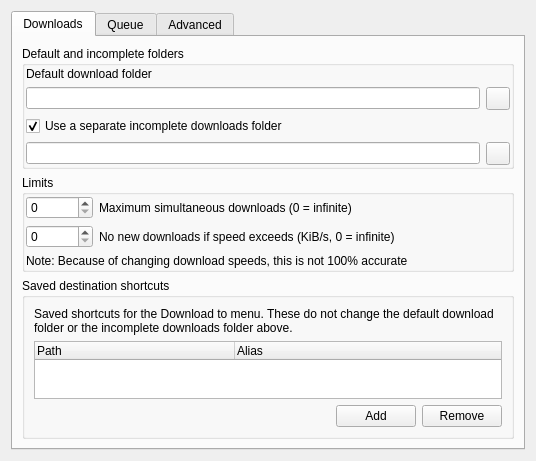
<?xml version="1.0" encoding="UTF-8"?>
<ui version="4.0">
 <class>UISettingsDownloads</class>
 <widget class="QWidget" name="UISettingsDownloads">
  <property name="geometry">
   <rect>
    <x>0</x>
    <y>0</y>
    <width>536</width>
    <height>448</height>
   </rect>
  </property>
  <property name="windowTitle">
   <string notr="true"/>
  </property>
  <layout class="QGridLayout" name="gridLayout_5">
   <item row="0" column="1">
    <widget class="QTabWidget" name="tabWidget">
     <property name="sizePolicy">
      <sizepolicy hsizetype="Preferred" vsizetype="Preferred">
       <horstretch>0</horstretch>
       <verstretch>0</verstretch>
      </sizepolicy>
     </property>
     <property name="currentIndex">
      <number>0</number>
     </property>
     <widget class="QWidget" name="tab">
      <attribute name="title">
       <string>Downloads</string>
      </attribute>
      <layout class="QVBoxLayout" name="verticalLayout">
       <item>
        <widget class="QGroupBox" name="groupBox">
         <property name="title">
          <string>Default and incomplete folders</string>
         </property>
         <layout class="QGridLayout" name="gridLayout_2">
          <property name="leftMargin">
           <number>1</number>
          </property>
          <property name="topMargin">
           <number>1</number>
          </property>
          <property name="rightMargin">
           <number>1</number>
          </property>
          <property name="bottomMargin">
           <number>1</number>
          </property>
          <item row="1" column="0">
           <widget class="LineEdit" name="lineEdit_DLDIR"/>
          </item>
          <item row="3" column="0">
           <widget class="LineEdit" name="lineEdit_UNF_DL_DIR"/>
          </item>
          <item row="0" column="0">
           <widget class="QLabel" name="label">
            <property name="text">
             <string>Default download folder</string>
            </property>
           </widget>
          </item>
          <item row="2" column="0">
           <widget class="QCheckBox" name="checkBox_NO_USE_TEMP_DIR">
            <property name="text">
             <string>Use a separate incomplete downloads folder</string>
            </property>
            <property name="checked">
             <bool>true</bool>
            </property>
           </widget>
          </item>
          <item row="1" column="1">
           <widget class="QToolButton" name="toolButton_BROWSE">
            <property name="maximumSize">
             <size>
              <width>24</width>
              <height>16777215</height>
             </size>
            </property>
            <property name="text">
             <string/>
            </property>
           </widget>
          </item>
          <item row="3" column="1">
           <widget class="QToolButton" name="toolButton_BROWSE1">
            <property name="maximumSize">
             <size>
              <width>24</width>
              <height>16777215</height>
             </size>
            </property>
            <property name="text">
             <string/>
            </property>
           </widget>
          </item>
         </layout>
        </widget>
       </item>
       <item>
        <widget class="QGroupBox" name="groupBox_2">
         <property name="title">
          <string>Limits</string>
         </property>
         <layout class="QGridLayout" name="gridLayout_4">
          <property name="leftMargin">
           <number>1</number>
          </property>
          <property name="topMargin">
           <number>1</number>
          </property>
          <property name="rightMargin">
           <number>1</number>
          </property>
          <property name="bottomMargin">
           <number>1</number>
          </property>
          <item row="1" column="0">
           <widget class="QSpinBox" name="spinBox_NONEWDL">
            <property name="toolTip">
             <string>This is another method of limiting simultaneous downloads,
designed to prevent new downloads if your existing downloads
exceed a specific threshold. It's measured in kibibytes per second,
and a value of zero will disable this limit.</string>
            </property>
            <property name="maximum">
             <number>100000</number>
            </property>
           </widget>
          </item>
          <item row="0" column="0">
           <widget class="QSpinBox" name="spinBox_MAXDL">
            <property name="toolTip">
             <string>This limits the number of simultaneous downloads.
A value of 0 means no limit.</string>
            </property>
           </widget>
          </item>
          <item row="0" column="1">
           <widget class="QLabel" name="label_3">
            <property name="sizePolicy">
             <sizepolicy hsizetype="Expanding" vsizetype="Preferred">
              <horstretch>0</horstretch>
              <verstretch>0</verstretch>
             </sizepolicy>
            </property>
            <property name="text">
             <string>Maximum simultaneous downloads (0 = infinite)</string>
            </property>
            <property name="wordWrap">
             <bool>true</bool>
            </property>
           </widget>
          </item>
          <item row="1" column="1">
           <widget class="QLabel" name="label_4">
            <property name="sizePolicy">
             <sizepolicy hsizetype="Expanding" vsizetype="Preferred">
              <horstretch>0</horstretch>
              <verstretch>0</verstretch>
             </sizepolicy>
            </property>
            <property name="text">
             <string>No new downloads if speed exceeds (KiB/s, 0 = infinite)</string>
            </property>
            <property name="wordWrap">
             <bool>true</bool>
            </property>
           </widget>
          </item>
          <item row="2" column="0" colspan="2">
           <widget class="QLabel" name="label_5">
            <property name="text">
             <string>Note: Because of changing download speeds, this is not 100% accurate</string>
            </property>
            <property name="wordWrap">
             <bool>true</bool>
            </property>
           </widget>
          </item>
         </layout>
        </widget>
       </item>
       <item>
        <widget class="QGroupBox" name="groupBox_DOWNLOADTO">
         <property name="title">
          <string>Saved destination shortcuts</string>
         </property>
         <layout class="QGridLayout" name="gridLayout_6">
          <item row="0" column="0">
           <widget class="QLabel" name="label_DOWNLOADTO_HELP">
            <property name="text">
             <string>Saved shortcuts for the Download to menu. These do not change the default download folder or the incomplete downloads folder above.</string>
            </property>
            <property name="wordWrap">
             <bool>true</bool>
            </property>
           </widget>
          </item>
          <item row="1" column="0">
           <widget class="QTreeWidget" name="treeWidget">
            <property name="sizePolicy">
             <sizepolicy hsizetype="Expanding" vsizetype="Expanding">
              <horstretch>0</horstretch>
              <verstretch>0</verstretch>
             </sizepolicy>
            </property>
            <property name="minimumSize">
             <size>
              <width>0</width>
              <height>0</height>
             </size>
            </property>
            <property name="editTriggers">
             <set>QAbstractItemView::NoEditTriggers</set>
            </property>
            <property name="rootIsDecorated">
             <bool>false</bool>
            </property>
            <property name="itemsExpandable">
             <bool>false</bool>
            </property>
            <property name="expandsOnDoubleClick">
             <bool>false</bool>
            </property>
            <property name="columnCount">
             <number>2</number>
            </property>
            <attribute name="headerCascadingSectionResizes">
             <bool>true</bool>
            </attribute>
            <attribute name="headerMinimumSectionSize">
             <number>50</number>
            </attribute>
            <attribute name="headerDefaultSectionSize">
             <number>200</number>
            </attribute>
            <column>
             <property name="text">
              <string>Path</string>
             </property>
            </column>
            <column>
             <property name="text">
              <string>Alias</string>
             </property>
            </column>
           </widget>
          </item>
          <item row="2" column="0">
           <layout class="QHBoxLayout" name="horizontalLayout_DOWNLOADTO_BUTTONS">
            <item>
             <spacer name="horizontalSpacer_DOWNLOADTO_BUTTONS">
              <property name="orientation">
               <enum>Qt::Horizontal</enum>
              </property>
              <property name="sizeHint" stdset="0">
               <size>
                <width>40</width>
                <height>20</height>
               </size>
              </property>
             </spacer>
            </item>
            <item>
             <widget class="QPushButton" name="pushButton_DOWNLOADTO_ADD">
              <property name="text">
               <string>Add</string>
              </property>
             </widget>
            </item>
            <item>
             <widget class="QPushButton" name="pushButton_DOWNLOADTO_REMOVE">
              <property name="text">
               <string>Remove</string>
              </property>
             </widget>
            </item>
           </layout>
          </item>
         </layout>
        </widget>
       </item>
      </layout>
     </widget>
     <widget class="QWidget" name="tab_3">
      <attribute name="title">
       <string>Queue</string>
      </attribute>
      <layout class="QGridLayout" name="gridLayout_7">
       <item row="0" column="0">
        <widget class="QGroupBox" name="groupBox_4">
         <property name="title">
          <string>Auto-priority settings</string>
         </property>
         <layout class="QGridLayout" name="gridLayout_8">
          <property name="leftMargin">
           <number>1</number>
          </property>
          <property name="topMargin">
           <number>1</number>
          </property>
          <property name="rightMargin">
           <number>1</number>
          </property>
          <property name="bottomMargin">
           <number>1</number>
          </property>
          <item row="0" column="1">
           <widget class="QSpinBox" name="spinBox_HTPMAX">
            <property name="toolTip">
             <string>Files with the same or under the entered size
will be set to Highest as priority. (default: 64 KiB)</string>
            </property>
            <property name="maximum">
             <number>10000</number>
            </property>
           </widget>
          </item>
          <item row="0" column="4">
           <widget class="QSpinBox" name="spinBox_HPMAX">
            <property name="toolTip">
             <string>Files with the same or under the entered size, but above Highest
prio max size, will be set to High as priority. (default: 0 KiB)</string>
            </property>
            <property name="maximum">
             <number>10000</number>
            </property>
           </widget>
          </item>
          <item row="1" column="1">
           <widget class="QSpinBox" name="spinBox_NPMAX">
            <property name="toolTip">
             <string>Files with the same or under the entered size, but above Highest and
High prio max size, will be set to Normal as priority. (default: 0 KiB)</string>
            </property>
            <property name="maximum">
             <number>10000</number>
            </property>
           </widget>
          </item>
          <item row="1" column="4">
           <widget class="QSpinBox" name="spinBox_LPMAX">
            <property name="toolTip">
             <string>Files with the same or under the entered size, but above Highest, High
and Normal prio max size, will be set to Low as priority. (default: 0 KiB)</string>
            </property>
            <property name="maximum">
             <number>10000</number>
            </property>
           </widget>
          </item>
          <item row="0" column="0">
           <widget class="QLabel" name="label_7">
            <property name="sizePolicy">
             <sizepolicy hsizetype="Expanding" vsizetype="Preferred">
              <horstretch>0</horstretch>
              <verstretch>0</verstretch>
             </sizepolicy>
            </property>
            <property name="text">
             <string>Highest priority max size (KiB)</string>
            </property>
            <property name="wordWrap">
             <bool>true</bool>
            </property>
           </widget>
          </item>
          <item row="0" column="3">
           <widget class="QLabel" name="label_9">
            <property name="sizePolicy">
             <sizepolicy hsizetype="Expanding" vsizetype="Preferred">
              <horstretch>0</horstretch>
              <verstretch>0</verstretch>
             </sizepolicy>
            </property>
            <property name="text">
             <string>High priority max size (KiB)</string>
            </property>
            <property name="wordWrap">
             <bool>true</bool>
            </property>
           </widget>
          </item>
          <item row="1" column="0">
           <widget class="QLabel" name="label_8">
            <property name="sizePolicy">
             <sizepolicy hsizetype="Expanding" vsizetype="Preferred">
              <horstretch>0</horstretch>
              <verstretch>0</verstretch>
             </sizepolicy>
            </property>
            <property name="text">
             <string>Normal priority max size (KiB)</string>
            </property>
            <property name="wordWrap">
             <bool>true</bool>
            </property>
           </widget>
          </item>
          <item row="1" column="3">
           <widget class="QLabel" name="label_10">
            <property name="sizePolicy">
             <sizepolicy hsizetype="Expanding" vsizetype="Preferred">
              <horstretch>0</horstretch>
              <verstretch>0</verstretch>
             </sizepolicy>
            </property>
            <property name="text">
             <string>Low priority max size (KiB)</string>
            </property>
            <property name="wordWrap">
             <bool>true</bool>
            </property>
           </widget>
          </item>
          <item row="0" column="2">
           <spacer name="horizontalSpacer">
            <property name="orientation">
             <enum>Qt::Horizontal</enum>
            </property>
            <property name="sizeType">
             <enum>QSizePolicy::Preferred</enum>
            </property>
            <property name="sizeHint" stdset="0">
             <size>
              <width>5</width>
              <height>20</height>
             </size>
            </property>
           </spacer>
          </item>
         </layout>
        </widget>
       </item>
       <item row="1" column="0">
        <widget class="QGroupBox" name="groupBox_5">
         <property name="title">
          <string>Auto-drop settings</string>
         </property>
         <layout class="QGridLayout" name="gridLayout_9">
          <property name="leftMargin">
           <number>1</number>
          </property>
          <property name="topMargin">
           <number>1</number>
          </property>
          <property name="rightMargin">
           <number>1</number>
          </property>
          <property name="bottomMargin">
           <number>1</number>
          </property>
          <item row="0" column="1">
           <widget class="QSpinBox" name="spinBox_DROPSB">
            <property name="toolTip">
             <string>If the download speed of a file is below the entered value,
the source will be dropped. (default: 1024 B/s)</string>
            </property>
            <property name="maximum">
             <number>1000000</number>
            </property>
           </widget>
          </item>
          <item row="0" column="4">
           <widget class="QSpinBox" name="spinBox_CHECKEVERY">
            <property name="toolTip">
             <string>Check every x second(s) if the source is slow. (default: 10 s)</string>
            </property>
            <property name="maximum">
             <number>1000</number>
            </property>
           </widget>
          </item>
          <item row="1" column="1">
           <widget class="QSpinBox" name="spinBox_MINELAPSED">
            <property name="toolTip">
             <string>Amount of time (in seconds) that has to pass since the download
started before a source can be dropped. (default: 15 s)</string>
            </property>
            <property name="maximum">
             <number>1000</number>
            </property>
           </widget>
          </item>
          <item row="1" column="4">
           <widget class="QSpinBox" name="spinBox_MAXINACT">
            <property name="toolTip">
             <string>This is the maximal time since the last chunk of data for
the file was received. It is meant to improve speed measurement
accuracy and to prevent dropping sources that are going to be
disconnected only because of their current inactivity. (default: 10 s)</string>
            </property>
            <property name="maximum">
             <number>1000</number>
            </property>
           </widget>
          </item>
          <item row="2" column="1">
           <widget class="QSpinBox" name="spinBox_MINSRCONLINE">
            <property name="toolTip">
             <string>Minimum amount of sources before any sources
will be dropped. (default: 1)</string>
            </property>
            <property name="maximum">
             <number>1000</number>
            </property>
           </widget>
          </item>
          <item row="2" column="4">
           <widget class="QSpinBox" name="spinBox_MINFSZ">
            <property name="toolTip">
             <string>Minimum filesize before sources will be dropped (in KiB). (default: 0 KiB)</string>
            </property>
            <property name="maximum">
             <number>100000</number>
            </property>
           </widget>
          </item>
          <item row="0" column="0">
           <widget class="QLabel" name="label_11">
            <property name="sizePolicy">
             <sizepolicy hsizetype="Expanding" vsizetype="Preferred">
              <horstretch>0</horstretch>
              <verstretch>0</verstretch>
             </sizepolicy>
            </property>
            <property name="text">
             <string>Drop sources below (B/s)</string>
            </property>
            <property name="wordWrap">
             <bool>true</bool>
            </property>
           </widget>
          </item>
          <item row="0" column="3">
           <widget class="QLabel" name="label_12">
            <property name="sizePolicy">
             <sizepolicy hsizetype="Expanding" vsizetype="Preferred">
              <horstretch>0</horstretch>
              <verstretch>0</verstretch>
             </sizepolicy>
            </property>
            <property name="text">
             <string>Check every (s)</string>
            </property>
            <property name="wordWrap">
             <bool>true</bool>
            </property>
           </widget>
          </item>
          <item row="1" column="0">
           <widget class="QLabel" name="label_13">
            <property name="sizePolicy">
             <sizepolicy hsizetype="Expanding" vsizetype="Preferred">
              <horstretch>0</horstretch>
              <verstretch>0</verstretch>
             </sizepolicy>
            </property>
            <property name="text">
             <string>Min. elapsed (s)</string>
            </property>
            <property name="wordWrap">
             <bool>true</bool>
            </property>
           </widget>
          </item>
          <item row="1" column="3">
           <widget class="QLabel" name="label_14">
            <property name="sizePolicy">
             <sizepolicy hsizetype="Expanding" vsizetype="Preferred">
              <horstretch>0</horstretch>
              <verstretch>0</verstretch>
             </sizepolicy>
            </property>
            <property name="text">
             <string>Max inactivity (s)</string>
            </property>
            <property name="wordWrap">
             <bool>true</bool>
            </property>
           </widget>
          </item>
          <item row="2" column="0">
           <widget class="QLabel" name="label_15">
            <property name="sizePolicy">
             <sizepolicy hsizetype="Expanding" vsizetype="Preferred">
              <horstretch>0</horstretch>
              <verstretch>0</verstretch>
             </sizepolicy>
            </property>
            <property name="text">
             <string>Min sources online</string>
            </property>
            <property name="wordWrap">
             <bool>true</bool>
            </property>
           </widget>
          </item>
          <item row="2" column="3">
           <widget class="QLabel" name="label_16">
            <property name="sizePolicy">
             <sizepolicy hsizetype="Expanding" vsizetype="Preferred">
              <horstretch>0</horstretch>
              <verstretch>0</verstretch>
             </sizepolicy>
            </property>
            <property name="text">
             <string>Min filesize (KiB)</string>
            </property>
            <property name="wordWrap">
             <bool>true</bool>
            </property>
           </widget>
          </item>
          <item row="0" column="2">
           <spacer name="horizontalSpacer_2">
            <property name="orientation">
             <enum>Qt::Horizontal</enum>
            </property>
            <property name="sizeType">
             <enum>QSizePolicy::Preferred</enum>
            </property>
            <property name="sizeHint" stdset="0">
             <size>
              <width>5</width>
              <height>20</height>
             </size>
            </property>
           </spacer>
          </item>
         </layout>
        </widget>
       </item>
       <item row="2" column="0">
        <widget class="QGroupBox" name="groupBox_6">
         <property name="title">
          <string>Other options</string>
         </property>
         <layout class="QGridLayout" name="gridLayout_10">
          <property name="leftMargin">
           <number>1</number>
          </property>
          <property name="topMargin">
           <number>1</number>
          </property>
          <property name="rightMargin">
           <number>1</number>
          </property>
          <property name="bottomMargin">
           <number>1</number>
          </property>
          <item row="0" column="0">
           <widget class="QListWidget" name="listWidget">
            <property name="minimumSize">
             <size>
              <width>0</width>
              <height>0</height>
             </size>
            </property>
            <item>
             <property name="text">
              <string>Set lowest priority for newly added files larger than low priority size</string>
             </property>
             <property name="toolTip">
              <string>With this enabled, files that are larger than Low prio max size
are set to Lowest as priority.
If disabled, the files will be set to Normal as priority.</string>
             </property>
             <property name="checkState">
              <enum>Checked</enum>
             </property>
             <property name="flags">
              <set>ItemIsSelectable|ItemIsUserCheckable|ItemIsEnabled</set>
             </property>
            </item>
            <item>
             <property name="text">
              <string>Auto-drop slow sources for all queue items (except filelists)</string>
             </property>
             <property name="toolTip">
              <string>This option removes the slow sources for all queue items (except file lists).
To enable autodrop, turn on either &quot;Autodrop slow sources for all queue items&quot;
or &quot;Remove slow file lists&quot; (or both of them).</string>
             </property>
             <property name="checkState">
              <enum>Checked</enum>
             </property>
             <property name="flags">
              <set>ItemIsSelectable|ItemIsUserCheckable|ItemIsEnabled</set>
             </property>
            </item>
            <item>
             <property name="text">
              <string>Remove slow filelists</string>
             </property>
             <property name="toolTip">
              <string>With this option enabled, EiskaltDC++ will delete a file list whose speed
was recognized as too slow.
To enable autodrop, turn on either &quot;Autodrop slow sources for all queue items&quot;
or &quot;Remove slow file lists&quot; (or both of them).</string>
             </property>
             <property name="checkState">
              <enum>Checked</enum>
             </property>
             <property name="flags">
              <set>ItemIsSelectable|ItemIsUserCheckable|ItemIsEnabled</set>
             </property>
            </item>
            <item>
             <property name="text">
              <string>Don't remove the source when auto-dropping, only disconnect</string>
             </property>
             <property name="toolTip">
              <string>With this option enabled, sources will only be disconnected
but not removed from the queue.</string>
             </property>
             <property name="checkState">
              <enum>Checked</enum>
             </property>
             <property name="flags">
              <set>ItemIsSelectable|ItemIsUserCheckable|ItemIsEnabled</set>
             </property>
            </item>
            <item>
             <property name="text">
              <string>Automatically search for alternative download locations</string>
             </property>
             <property name="toolTip">
              <string>Every few minutes, the client will search for files in your
Download Queue to find more download locations (more users/sources).
The autosearch will find exact matches by searching via hash.
The drawback is that it may won't find much more sources
and will prevent manual searches on hubs where
a predefined search interval rule is in effect.</string>
             </property>
             <property name="checkState">
              <enum>Checked</enum>
             </property>
             <property name="flags">
              <set>ItemIsSelectable|ItemIsUserCheckable|ItemIsEnabled</set>
             </property>
            </item>
            <item>
             <property name="text">
              <string>Automatically match queue for auto search hits</string>
             </property>
             <property name="toolTip">
              <string>Enable to automatically download a user's list and match them
as sources for files in your Download Queue when they've been
discovered as a source for one of the files you're downloading.
If you download files in sets, that user is probably a source
for many more files you're downloading. Enable if unsure.
The drawbacks are that it might add slower sources, possibly
increasing the time needed to complete a download,
and that you'll download a lot of file lists.</string>
             </property>
             <property name="checkState">
              <enum>Checked</enum>
             </property>
             <property name="flags">
              <set>ItemIsSelectable|ItemIsUserCheckable|ItemIsEnabled</set>
             </property>
            </item>
            <item>
             <property name="text">
              <string>Skip zero-byte files</string>
             </property>
             <property name="toolTip">
              <string>When this option is enabled, any zero byte files you
try to download will be silently skipped.
Sometimes empty files contain information through their naming.
However every file, even an empty one, will consume some drive space.</string>
             </property>
             <property name="checkState">
              <enum>Checked</enum>
             </property>
             <property name="flags">
              <set>ItemIsSelectable|ItemIsUserCheckable|ItemIsEnabled</set>
             </property>
            </item>
            <item>
             <property name="text">
              <string>Don't download files already in share</string>
             </property>
             <property name="toolTip">
              <string>This option will stop you from downloading files
which already exist in one of your shared directories.</string>
             </property>
             <property name="checkState">
              <enum>Checked</enum>
             </property>
             <property name="flags">
              <set>ItemIsSelectable|ItemIsUserCheckable|ItemIsEnabled</set>
             </property>
            </item>
            <item>
             <property name="text">
              <string>Don't download files already in the queue</string>
             </property>
             <property name="toolTip">
              <string>This option will stop you from downloading files
which already exist in your queue.</string>
             </property>
             <property name="checkState">
              <enum>Checked</enum>
             </property>
             <property name="flags">
              <set>ItemIsSelectable|ItemIsUserCheckable|ItemIsEnabled</set>
             </property>
            </item>
            <item>
             <property name="text">
              <string>SFV Check</string>
             </property>
             <property name="toolTip">
              <string/>
             </property>
             <property name="checkState">
              <enum>Checked</enum>
             </property>
            </item>
            <item>
             <property name="text">
              <string>Keep downloaded filelists</string>
             </property>
             <property name="toolTip">
              <string>Enable this option if you want to keep downloaded filelists
in the download queue after they have been finished.
After downloaded the queue items will have 'Finished' status
and you can delete these finished entries anytime later.
Note that if you physically move/delete your downloaded files from
their target location, it won't result automatic deletion of
the corresponding finished entries from the queue.
If you disable this function, it won't remove existing finished items
from the queue either, you must do that manually.</string>
             </property>
             <property name="checkState">
              <enum>Checked</enum>
             </property>
            </item>
            <item>
             <property name="text">
              <string>Keep downloaded files</string>
             </property>
             <property name="toolTip">
              <string>Enable this option if you want to keep downloaded files and folders
in the download queue after they have been finished.
After downloaded the queue items will have 'Finished' status
and you can delete these finished entries anytime later.
Using this function you can keep track of what files are already
downloaded right there in the download queue without the need
of checking the Finished Downloads window.
Note that if you physically move/delete your downloaded files from
their target location, it won't result automatic deletion of
the corresponding finished entries from the queue.
If you disable this function, it won't remove existing finished items
from the queue either, you must do that manually.</string>
             </property>
             <property name="checkState">
              <enum>Checked</enum>
             </property>
            </item>
            <item>
             <property name="text">
              <string>Compressed transfers</string>
             </property>
             <property name="checkState">
              <enum>Checked</enum>
             </property>
             <property name="flags">
              <set>ItemIsSelectable|ItemIsUserCheckable|ItemIsEnabled</set>
             </property>
            </item>
            <item>
             <property name="text">
              <string>Segmented downloads</string>
             </property>
             <property name="checkState">
              <enum>Checked</enum>
             </property>
            </item>
           </widget>
          </item>
         </layout>
        </widget>
       </item>
      </layout>
     </widget>
     <widget class="QWidget" name="tab_4">
      <attribute name="title">
       <string>Advanced</string>
      </attribute>
      <layout class="QVBoxLayout" name="verticalLayout_2">
       <item>
        <widget class="QFrame" name="frame">
         <property name="frameShape">
          <enum>QFrame::StyledPanel</enum>
         </property>
         <property name="frameShadow">
          <enum>QFrame::Raised</enum>
         </property>
         <layout class="QGridLayout" name="gridLayout_3">
          <item row="0" column="0">
           <widget class="QLabel" name="label_2">
            <property name="sizePolicy">
             <sizepolicy hsizetype="Expanding" vsizetype="Preferred">
              <horstretch>0</horstretch>
              <verstretch>0</verstretch>
             </sizepolicy>
            </property>
            <property name="text">
             <string>Interval for auto search alternates (minutes)</string>
            </property>
            <property name="wordWrap">
             <bool>true</bool>
            </property>
           </widget>
          </item>
          <item row="0" column="1">
           <widget class="QSpinBox" name="spinBox_AUTO_SEARCH_TIME">
            <property name="minimum">
             <number>1</number>
            </property>
            <property name="maximum">
             <number>100</number>
            </property>
            <property name="value">
             <number>1</number>
            </property>
           </widget>
          </item>
          <item row="1" column="0">
           <widget class="QLabel" name="label_17">
            <property name="text">
             <string>Segment size (in MB, 0 = auto segment size)</string>
            </property>
           </widget>
          </item>
          <item row="1" column="1">
           <widget class="QSpinBox" name="spinBox_SEGMENT_SIZE">
            <property name="maximum">
             <number>1000</number>
            </property>
           </widget>
          </item>
         </layout>
        </widget>
       </item>
       <item>
        <widget class="QCheckBox" name="checkBox_ALLOW_SIM_UPLOADS">
         <property name="text">
          <string>Allow simultaneous uploads by one user from few NMDC hubs</string>
         </property>
        </widget>
       </item>
       <item>
        <widget class="QCheckBox" name="checkBox_ALLOW_UPLOAD_MULTI_HUB">
         <property name="text">
          <string>Allow simultaneous uploads by one IP</string>
         </property>
        </widget>
       </item>
       <item>
        <spacer name="verticalSpacer_2">
         <property name="orientation">
          <enum>Qt::Vertical</enum>
         </property>
         <property name="sizeHint" stdset="0">
          <size>
           <width>20</width>
           <height>295</height>
          </size>
         </property>
        </spacer>
       </item>
      </layout>
     </widget>
    </widget>
   </item>
  </layout>
 </widget>
 <customwidgets>
  <customwidget>
   <class>LineEdit</class>
   <extends>QLineEdit</extends>
   <header>LineEdit.h</header>
  </customwidget>
 </customwidgets>
 <resources/>
 <connections>
  <connection>
   <sender>checkBox_NO_USE_TEMP_DIR</sender>
   <signal>toggled(bool)</signal>
   <receiver>lineEdit_UNF_DL_DIR</receiver>
   <slot>setEnabled(bool)</slot>
   <hints>
    <hint type="sourcelabel">
     <x>255</x>
     <y>168</y>
    </hint>
    <hint type="destinationlabel">
     <x>255</x>
     <y>141</y>
    </hint>
   </hints>
  </connection>
 </connections>
</ui>
